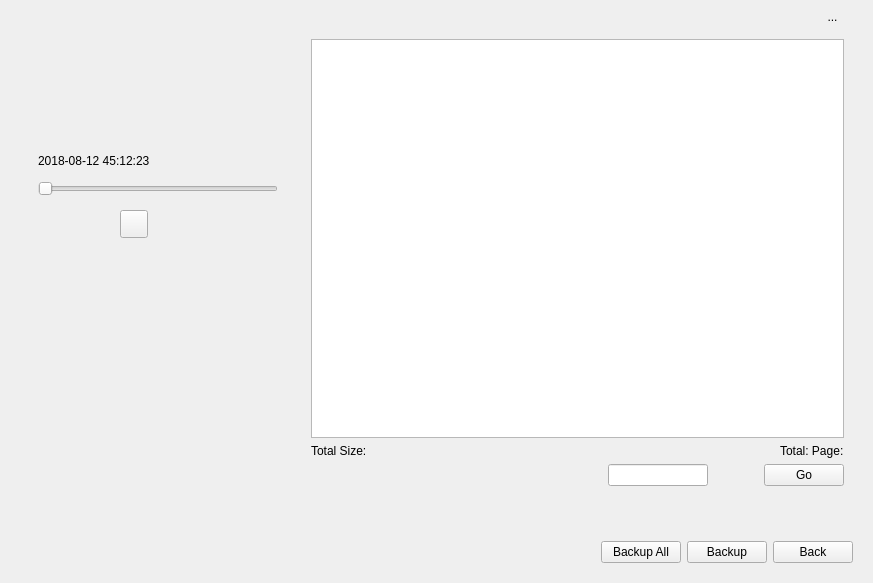
<?xml version="1.0" encoding="UTF-8"?>
<ui version="4.0">
 <class>CommonBackup</class>
 <widget class="QWidget" name="CommonBackup">
  <property name="geometry">
   <rect>
    <x>0</x>
    <y>0</y>
    <width>873</width>
    <height>583</height>
   </rect>
  </property>
  <property name="windowTitle">
   <string>Form</string>
  </property>
  <layout class="QVBoxLayout" name="verticalLayout_2">
   <property name="topMargin">
    <number>0</number>
   </property>
   <item>
    <widget class="QStackedWidget" name="stackedWidget">
     <property name="currentIndex">
      <number>1</number>
     </property>
     <widget class="QWidget" name="page_search">
      <layout class="QVBoxLayout" name="verticalLayout_3">
       <property name="topMargin">
        <number>18</number>
       </property>
       <item>
        <layout class="QHBoxLayout" name="horizontalLayout">
         <item>
          <widget class="QWidget" name="widget" native="true">
           <property name="sizePolicy">
            <sizepolicy hsizetype="Preferred" vsizetype="Preferred">
             <horstretch>1</horstretch>
             <verstretch>0</verstretch>
            </sizepolicy>
           </property>
           <layout class="QVBoxLayout" name="verticalLayout">
            <property name="leftMargin">
             <number>0</number>
            </property>
            <property name="topMargin">
             <number>0</number>
            </property>
            <property name="rightMargin">
             <number>0</number>
            </property>
            <property name="bottomMargin">
             <number>0</number>
            </property>
            <item>
             <widget class="QLabel" name="label_channel">
              <property name="sizePolicy">
               <sizepolicy hsizetype="Preferred" vsizetype="Preferred">
                <horstretch>1</horstretch>
                <verstretch>0</verstretch>
               </sizepolicy>
              </property>
              <property name="text">
               <string>Channel</string>
              </property>
             </widget>
            </item>
            <item>
             <widget class="QWidget" name="widget_3" native="true">
              <property name="sizePolicy">
               <sizepolicy hsizetype="Preferred" vsizetype="Preferred">
                <horstretch>0</horstretch>
                <verstretch>1</verstretch>
               </sizepolicy>
              </property>
             </widget>
            </item>
           </layout>
          </widget>
         </item>
         <item>
          <widget class="CheckBoxGroup" name="checkBoxGroup_channel" native="true">
           <property name="sizePolicy">
            <sizepolicy hsizetype="Preferred" vsizetype="Preferred">
             <horstretch>4</horstretch>
             <verstretch>0</verstretch>
            </sizepolicy>
           </property>
          </widget>
         </item>
        </layout>
       </item>
       <item>
        <layout class="QGridLayout" name="gridLayout_2">
         <item row="0" column="0">
          <widget class="QLabel" name="label_time">
           <property name="sizePolicy">
            <sizepolicy hsizetype="Preferred" vsizetype="Preferred">
             <horstretch>1</horstretch>
             <verstretch>0</verstretch>
            </sizepolicy>
           </property>
           <property name="text">
            <string>Time</string>
           </property>
          </widget>
         </item>
         <item row="1" column="0">
          <widget class="QLabel" name="label_streamType">
           <property name="text">
            <string>Stream Type</string>
           </property>
          </widget>
         </item>
         <item row="1" column="1">
          <widget class="ComboBox" name="comboBox_streamType"/>
         </item>
         <item row="2" column="0">
          <widget class="QLabel" name="label_recordType">
           <property name="text">
            <string>Record Type</string>
           </property>
          </widget>
         </item>
         <item row="2" column="1">
          <widget class="ComboBox" name="comboBox_recordType"/>
         </item>
         <item row="3" column="0">
          <widget class="QLabel" name="label_fileType">
           <property name="text">
            <string>File Type</string>
           </property>
          </widget>
         </item>
         <item row="3" column="1">
          <widget class="ComboBox" name="comboBox_fileType"/>
         </item>
         <item row="4" column="0">
          <widget class="QLabel" name="label_startTime">
           <property name="text">
            <string>Start Time</string>
           </property>
          </widget>
         </item>
         <item row="5" column="0">
          <widget class="QLabel" name="label_endTime">
           <property name="text">
            <string>End Time</string>
           </property>
          </widget>
         </item>
         <item row="4" column="1">
          <layout class="QHBoxLayout" name="horizontalLayout_3">
           <item>
            <widget class="MyDateEdit" name="dateEdit_start">
             <property name="displayFormat">
              <string>yyyy-MM-dd</string>
             </property>
             <property name="calendarPopup">
              <bool>true</bool>
             </property>
             <property name="style" stdset="0">
              <string>white</string>
             </property>
            </widget>
           </item>
           <item>
            <widget class="MyTimeEdit" name="timeEdit_start">
             <property name="displayFormat">
              <string>HH:mm:ss</string>
             </property>
            </widget>
           </item>
          </layout>
         </item>
         <item row="5" column="1">
          <layout class="QHBoxLayout" name="horizontalLayout_4">
           <item>
            <widget class="MyDateEdit" name="dateEdit_end">
             <property name="displayFormat">
              <string>yyyy-MM-dd</string>
             </property>
             <property name="calendarPopup">
              <bool>true</bool>
             </property>
             <property name="style" stdset="0">
              <string>white</string>
             </property>
            </widget>
           </item>
           <item>
            <widget class="MyTimeEdit" name="timeEdit_end">
             <property name="displayFormat">
              <string>HH:mm:ss</string>
             </property>
            </widget>
           </item>
          </layout>
         </item>
         <item row="0" column="1">
          <widget class="MyLineEdit" name="lineEdit_time">
           <property name="sizePolicy">
            <sizepolicy hsizetype="Expanding" vsizetype="Fixed">
             <horstretch>4</horstretch>
             <verstretch>0</verstretch>
            </sizepolicy>
           </property>
           <property name="readOnly">
            <bool>true</bool>
           </property>
          </widget>
         </item>
        </layout>
       </item>
       <item>
        <spacer name="verticalSpacer_2">
         <property name="orientation">
          <enum>Qt::Vertical</enum>
         </property>
         <property name="sizeHint" stdset="0">
          <size>
           <width>20</width>
           <height>40</height>
          </size>
         </property>
        </spacer>
       </item>
       <item>
        <layout class="QHBoxLayout" name="horizontalLayout_2">
         <item>
          <spacer name="horizontalSpacer">
           <property name="orientation">
            <enum>Qt::Horizontal</enum>
           </property>
           <property name="sizeHint" stdset="0">
            <size>
             <width>40</width>
             <height>20</height>
            </size>
           </property>
          </spacer>
         </item>
         <item>
          <widget class="MyPushButton" name="pushButton_search">
           <property name="text">
            <string>Search</string>
           </property>
          </widget>
         </item>
         <item>
          <widget class="MyPushButton" name="pushButton_back">
           <property name="text">
            <string>Back</string>
           </property>
          </widget>
         </item>
        </layout>
       </item>
      </layout>
     </widget>
     <widget class="QWidget" name="page_result">
      <layout class="QVBoxLayout" name="verticalLayout_4">
       <property name="topMargin">
        <number>0</number>
       </property>
       <item>
        <layout class="QHBoxLayout" name="horizontalLayout_11">
         <property name="leftMargin">
          <number>9</number>
         </property>
         <property name="rightMargin">
          <number>9</number>
         </property>
         <item>
          <spacer name="horizontalSpacer_7">
           <property name="orientation">
            <enum>Qt::Horizontal</enum>
           </property>
           <property name="sizeHint" stdset="0">
            <size>
             <width>40</width>
             <height>20</height>
            </size>
           </property>
          </spacer>
         </item>
         <item>
          <widget class="QToolButton" name="toolButton_list">
           <property name="styleSheet">
            <string notr="true">QToolButton
{
border: 0px;
padding: 2px;
}
QToolButton:hover
{
border: 1px solid #4ABEFF;
}
QToolButton:checked
{
border: 0px;
}</string>
           </property>
           <property name="text">
            <string/>
           </property>
           <property name="icon">
            <iconset resource="../resource/resource.qrc">
             <normaloff>:/retrieve/retrieve/list_checked.png</normaloff>:/retrieve/retrieve/list_checked.png</iconset>
           </property>
           <property name="iconSize">
            <size>
             <width>26</width>
             <height>26</height>
            </size>
           </property>
           <property name="checkable">
            <bool>true</bool>
           </property>
           <property name="checked">
            <bool>true</bool>
           </property>
          </widget>
         </item>
         <item>
          <widget class="QToolButton" name="toolButton_chart">
           <property name="styleSheet">
            <string notr="true">QToolButton
{
border: 0px;
padding: 2px;
}
QToolButton:hover
{
border: 1px solid #4ABEFF;
}
QToolButton:checked
{
border: 0px;
}</string>
           </property>
           <property name="text">
            <string>...</string>
           </property>
           <property name="icon">
            <iconset resource="../resource/resource.qrc">
             <normaloff>:/retrieve/retrieve/chart.png</normaloff>:/retrieve/retrieve/chart.png</iconset>
           </property>
           <property name="iconSize">
            <size>
             <width>26</width>
             <height>26</height>
            </size>
           </property>
           <property name="checkable">
            <bool>true</bool>
           </property>
          </widget>
         </item>
        </layout>
       </item>
       <item>
        <layout class="QHBoxLayout" name="horizontalLayout_6">
         <item>
          <widget class="QWidget" name="widget_left" native="true">
           <property name="sizePolicy">
            <sizepolicy hsizetype="Preferred" vsizetype="Expanding">
             <horstretch>1</horstretch>
             <verstretch>0</verstretch>
            </sizepolicy>
           </property>
           <layout class="QVBoxLayout" name="verticalLayout_6">
            <property name="topMargin">
             <number>0</number>
            </property>
            <item>
             <widget class="CommonVideo" name="commonVideo" native="true">
              <property name="minimumSize">
               <size>
                <width>0</width>
                <height>100</height>
               </size>
              </property>
             </widget>
            </item>
            <item>
             <widget class="QWidget" name="widget_4" native="true">
              <property name="minimumSize">
               <size>
                <width>0</width>
                <height>100</height>
               </size>
              </property>
              <layout class="QVBoxLayout" name="verticalLayout_7">
               <item>
                <widget class="QLabel" name="label_playTime">
                 <property name="text">
                  <string>2018-08-12 45:12:23</string>
                 </property>
                 <property name="style" stdset="0">
                  <string>transparent</string>
                 </property>
                </widget>
               </item>
               <item>
                <widget class="TimeSlider" name="timeSlider">
                 <property name="minimumSize">
                  <size>
                   <width>0</width>
                   <height>30</height>
                  </size>
                 </property>
                 <property name="orientation">
                  <enum>Qt::Horizontal</enum>
                 </property>
                </widget>
               </item>
               <item>
                <layout class="QHBoxLayout" name="horizontalLayout_7">
                 <property name="spacing">
                  <number>20</number>
                 </property>
                 <item>
                  <spacer name="horizontalSpacer_4">
                   <property name="orientation">
                    <enum>Qt::Horizontal</enum>
                   </property>
                   <property name="sizeHint" stdset="0">
                    <size>
                     <width>40</width>
                     <height>20</height>
                    </size>
                   </property>
                  </spacer>
                 </item>
                 <item>
                  <widget class="QToolButton" name="toolButton_stop">
                   <property name="minimumSize">
                    <size>
                     <width>28</width>
                     <height>28</height>
                    </size>
                   </property>
                   <property name="styleSheet">
                    <string notr="true">QToolButton
{
	border: 0px;
	border-image: url(:/retrieve/retrieve/stop.png);
}
QToolButton:hover
{
	border-image: url(:/retrieve/retrieve/stop_hover.png);
}
QToolButton:pressed
{
	border-image: url(:/retrieve/retrieve/stop.png);
}</string>
                   </property>
                   <property name="text">
                    <string/>
                   </property>
                  </widget>
                 </item>
                 <item>
                  <widget class="QToolButton" name="toolButton_play">
                   <property name="minimumSize">
                    <size>
                     <width>28</width>
                     <height>28</height>
                    </size>
                   </property>
                   <property name="styleSheet">
                    <string notr="true">QToolButton[state=&quot;play&quot;]
{
	border: 0px;
	border-image: url(:/retrieve/retrieve/playbutton.png);
}
QToolButton[state=&quot;play&quot;]:hover
{
	border-image: url(:/retrieve/retrieve/playbutton_hover.png);
}
QToolButton[state=&quot;play&quot;]:pressed
{
	border-image: url(:/retrieve/retrieve/playbutton.png);
}

QToolButton[state=&quot;pause&quot;]
{
	border: 0px;
	border-image: url(:/retrieve/retrieve/pause.png);
}
QToolButton[state=&quot;pause&quot;]:hover
{
	border-image: url(:/retrieve/retrieve/pause_hover.png);
}
QToolButton[state=&quot;pause&quot;]:pressed
{
	border-image: url(:/retrieve/retrieve/pause.png);
}</string>
                   </property>
                   <property name="text">
                    <string/>
                   </property>
                   <property name="state" stdset="0">
                    <string>play</string>
                   </property>
                  </widget>
                 </item>
                 <item>
                  <widget class="QToolButton" name="toolButton_previous">
                   <property name="minimumSize">
                    <size>
                     <width>28</width>
                     <height>28</height>
                    </size>
                   </property>
                   <property name="styleSheet">
                    <string notr="true">QToolButton
{
	border: 0px;
	border-image: url(:/retrieve/retrieve/previous.png);
}
QToolButton:hover
{
	border-image: url(:/retrieve/retrieve/previous_hover.png);
}
QToolButton:pressed
{
	border-image: url(:/retrieve/retrieve/previous.png);
}</string>
                   </property>
                   <property name="text">
                    <string/>
                   </property>
                  </widget>
                 </item>
                 <item>
                  <widget class="QToolButton" name="toolButton_next">
                   <property name="minimumSize">
                    <size>
                     <width>28</width>
                     <height>28</height>
                    </size>
                   </property>
                   <property name="styleSheet">
                    <string notr="true">QToolButton
{
	border: 0px;
	border-image: url(:/retrieve/retrieve/next.png);
}
QToolButton:hover
{
	border-image: url(:/retrieve/retrieve/next_hover.png);
}
QToolButton:pressed
{
	border-image: url(:/retrieve/retrieve/next.png);
}</string>
                   </property>
                   <property name="text">
                    <string/>
                   </property>
                  </widget>
                 </item>
                 <item>
                  <spacer name="horizontalSpacer_3">
                   <property name="orientation">
                    <enum>Qt::Horizontal</enum>
                   </property>
                   <property name="sizeHint" stdset="0">
                    <size>
                     <width>40</width>
                     <height>20</height>
                    </size>
                   </property>
                  </spacer>
                 </item>
                </layout>
               </item>
              </layout>
             </widget>
            </item>
            <item>
             <widget class="QLabel" name="label_info">
              <property name="text">
               <string/>
              </property>
              <property name="style" stdset="0">
               <string>transparent</string>
              </property>
             </widget>
            </item>
            <item>
             <widget class="QWidget" name="widget_2" native="true">
              <property name="sizePolicy">
               <sizepolicy hsizetype="Preferred" vsizetype="Preferred">
                <horstretch>0</horstretch>
                <verstretch>1</verstretch>
               </sizepolicy>
              </property>
             </widget>
            </item>
           </layout>
          </widget>
         </item>
         <item>
          <widget class="QWidget" name="widget_right" native="true">
           <property name="sizePolicy">
            <sizepolicy hsizetype="Preferred" vsizetype="Expanding">
             <horstretch>2</horstretch>
             <verstretch>0</verstretch>
            </sizepolicy>
           </property>
           <layout class="QVBoxLayout" name="verticalLayout_5">
            <property name="topMargin">
             <number>0</number>
            </property>
            <item>
             <widget class="QStackedWidget" name="stackedWidget_mode">
              <property name="sizePolicy">
               <sizepolicy hsizetype="Preferred" vsizetype="Preferred">
                <horstretch>0</horstretch>
                <verstretch>1</verstretch>
               </sizepolicy>
              </property>
              <property name="currentIndex">
               <number>0</number>
              </property>
              <widget class="QWidget" name="page_tableList">
               <layout class="QGridLayout" name="gridLayout">
                <property name="leftMargin">
                 <number>0</number>
                </property>
                <property name="topMargin">
                 <number>0</number>
                </property>
                <property name="rightMargin">
                 <number>0</number>
                </property>
                <property name="bottomMargin">
                 <number>0</number>
                </property>
                <item row="2" column="0">
                 <layout class="QHBoxLayout" name="horizontalLayout_10">
                  <item>
                   <widget class="NormalLabel" name="label_size">
                    <property name="sizePolicy">
                     <sizepolicy hsizetype="Expanding" vsizetype="Preferred">
                      <horstretch>0</horstretch>
                      <verstretch>0</verstretch>
                     </sizepolicy>
                    </property>
                    <property name="text">
                     <string>Total Size:</string>
                    </property>
                   </widget>
                  </item>
                  <item>
                   <widget class="NormalLabel" name="label_page">
                    <property name="text">
                     <string>Total: Page:</string>
                    </property>
                   </widget>
                  </item>
                 </layout>
                </item>
                <item row="0" column="0">
                 <widget class="TableView" name="tableView">
                  <property name="sizePolicy">
                   <sizepolicy hsizetype="Expanding" vsizetype="Expanding">
                    <horstretch>0</horstretch>
                    <verstretch>1</verstretch>
                   </sizepolicy>
                  </property>
                 </widget>
                </item>
                <item row="3" column="0">
                 <layout class="QHBoxLayout" name="horizontalLayout_9">
                  <item>
                   <spacer name="horizontalSpacer_5">
                    <property name="orientation">
                     <enum>Qt::Horizontal</enum>
                    </property>
                    <property name="sizeHint" stdset="0">
                     <size>
                      <width>40</width>
                      <height>20</height>
                     </size>
                    </property>
                   </spacer>
                  </item>
                  <item>
                   <widget class="QToolButton" name="toolButton_firstPage">
                    <property name="styleSheet">
                     <string notr="true">QToolButton
{
	border: 0px;
	border-image: url(:/playback/playback/startpage_g.png);
}
QToolButton:hover
{
	border-image: url(:/playback/playback/startpage_b.png);
}
QToolButton:pressed
{
	border-image: url(:/playback/playback/startpage_g.png);
}</string>
                    </property>
                    <property name="text">
                     <string/>
                    </property>
                   </widget>
                  </item>
                  <item>
                   <widget class="QToolButton" name="toolButton_previousPage">
                    <property name="styleSheet">
                     <string notr="true">QToolButton
{
	border: 0px;
	border-image: url(:/playback/playback/prevpage_g.png);
}
QToolButton:hover
{
	border-image: url(:/playback/playback/prevpage_b.png);
}
QToolButton:pressed
{
	border-image: url(:/playback/playback/prevpage_g.png);
}</string>
                    </property>
                    <property name="text">
                     <string/>
                    </property>
                   </widget>
                  </item>
                  <item>
                   <widget class="MyLineEditPage" name="lineEdit_page">
                    <property name="maximumSize">
                     <size>
                      <width>100</width>
                      <height>16777215</height>
                     </size>
                    </property>
                    <property name="alignment">
                     <set>Qt::AlignCenter</set>
                    </property>
                   </widget>
                  </item>
                  <item>
                   <widget class="QToolButton" name="toolButton_nextPage">
                    <property name="styleSheet">
                     <string notr="true">QToolButton
{
	border: 0px;
	border-image: url(:/playback/playback/nextpage_g.png);
}
QToolButton:hover
{
	border-image: url(:/playback/playback/nextpage_b.png);
}
QToolButton:pressed
{
	border-image: url(:/playback/playback/nextpage_g.png);
}</string>
                    </property>
                    <property name="text">
                     <string/>
                    </property>
                   </widget>
                  </item>
                  <item>
                   <widget class="QToolButton" name="toolButton_lastPage">
                    <property name="styleSheet">
                     <string notr="true">QToolButton
{
	border: 0px;
	border-image: url(:/playback/playback/endpage_g.png);
}
QToolButton:hover
{
	border-image: url(:/playback/playback/endpage_b.png);
}
QToolButton:pressed
{
	border-image: url(:/playback/playback/endpage_g.png);
}</string>
                    </property>
                    <property name="text">
                     <string/>
                    </property>
                   </widget>
                  </item>
                  <item>
                   <widget class="PushButtonPage" name="pushButton_go">
                    <property name="text">
                     <string>Go</string>
                    </property>
                   </widget>
                  </item>
                 </layout>
                </item>
               </layout>
              </widget>
              <widget class="QWidget" name="page_tableChart">
               <layout class="QGridLayout" name="gridLayout_3">
                <property name="leftMargin">
                 <number>0</number>
                </property>
                <property name="topMargin">
                 <number>0</number>
                </property>
                <property name="rightMargin">
                 <number>0</number>
                </property>
                <property name="bottomMargin">
                 <number>0</number>
                </property>
                <item row="0" column="0">
                 <widget class="BackupThumb" name="widget_thumb" native="true"/>
                </item>
               </layout>
              </widget>
             </widget>
            </item>
            <item>
             <spacer name="verticalSpacer_3">
              <property name="orientation">
               <enum>Qt::Vertical</enum>
              </property>
              <property name="sizeHint" stdset="0">
               <size>
                <width>20</width>
                <height>40</height>
               </size>
              </property>
             </spacer>
            </item>
           </layout>
          </widget>
         </item>
        </layout>
       </item>
       <item>
        <layout class="QHBoxLayout" name="horizontalLayout_5">
         <item>
          <spacer name="horizontalSpacer_2">
           <property name="orientation">
            <enum>Qt::Horizontal</enum>
           </property>
           <property name="sizeHint" stdset="0">
            <size>
             <width>40</width>
             <height>20</height>
            </size>
           </property>
          </spacer>
         </item>
         <item>
          <widget class="MyPushButton" name="pushButton_backupAll">
           <property name="text">
            <string>Backup All</string>
           </property>
          </widget>
         </item>
         <item>
          <widget class="MyPushButton" name="pushButton_backup">
           <property name="text">
            <string>Backup</string>
           </property>
          </widget>
         </item>
         <item>
          <widget class="MyPushButton" name="pushButton_back_2">
           <property name="text">
            <string>Back</string>
           </property>
          </widget>
         </item>
        </layout>
       </item>
      </layout>
     </widget>
    </widget>
   </item>
  </layout>
 </widget>
 <customwidgets>
  <customwidget>
   <class>MyLineEdit</class>
   <extends>QLineEdit</extends>
   <header>mylineedit.h</header>
  </customwidget>
  <customwidget>
   <class>ComboBox</class>
   <extends>QComboBox</extends>
   <header>combobox.h</header>
  </customwidget>
  <customwidget>
   <class>MyPushButton</class>
   <extends>QPushButton</extends>
   <header>mypushbutton.h</header>
  </customwidget>
  <customwidget>
   <class>CommonVideo</class>
   <extends>QWidget</extends>
   <header>commonvideo.h</header>
   <container>1</container>
  </customwidget>
  <customwidget>
   <class>MyDateEdit</class>
   <extends>QDateEdit</extends>
   <header>mydateedit.h</header>
  </customwidget>
  <customwidget>
   <class>NormalLabel</class>
   <extends>QLabel</extends>
   <header>normallabel.h</header>
  </customwidget>
  <customwidget>
   <class>CheckBoxGroup</class>
   <extends>QWidget</extends>
   <header>checkboxgroup.h</header>
   <container>1</container>
  </customwidget>
  <customwidget>
   <class>MyTimeEdit</class>
   <extends>QTimeEdit</extends>
   <header>mytimeedit.h</header>
  </customwidget>
  <customwidget>
   <class>MyLineEditPage</class>
   <extends>QLineEdit</extends>
   <header>mylineeditpage.h</header>
  </customwidget>
  <customwidget>
   <class>TimeSlider</class>
   <extends>QSlider</extends>
   <header>timeslider.h</header>
   <container>1</container>
  </customwidget>
  <customwidget>
   <class>TableView</class>
   <extends>QTableView</extends>
   <header>tableview.h</header>
  </customwidget>
  <customwidget>
   <class>BackupThumb</class>
   <extends>QWidget</extends>
   <header>backupthumb.h</header>
   <container>1</container>
  </customwidget>
  <customwidget>
   <class>PushButtonPage</class>
   <extends>QPushButton</extends>
   <header>PushButtonPage.h</header>
  </customwidget>
 </customwidgets>
 <resources>
  <include location="../resource/resource.qrc"/>
 </resources>
 <connections/>
</ui>
